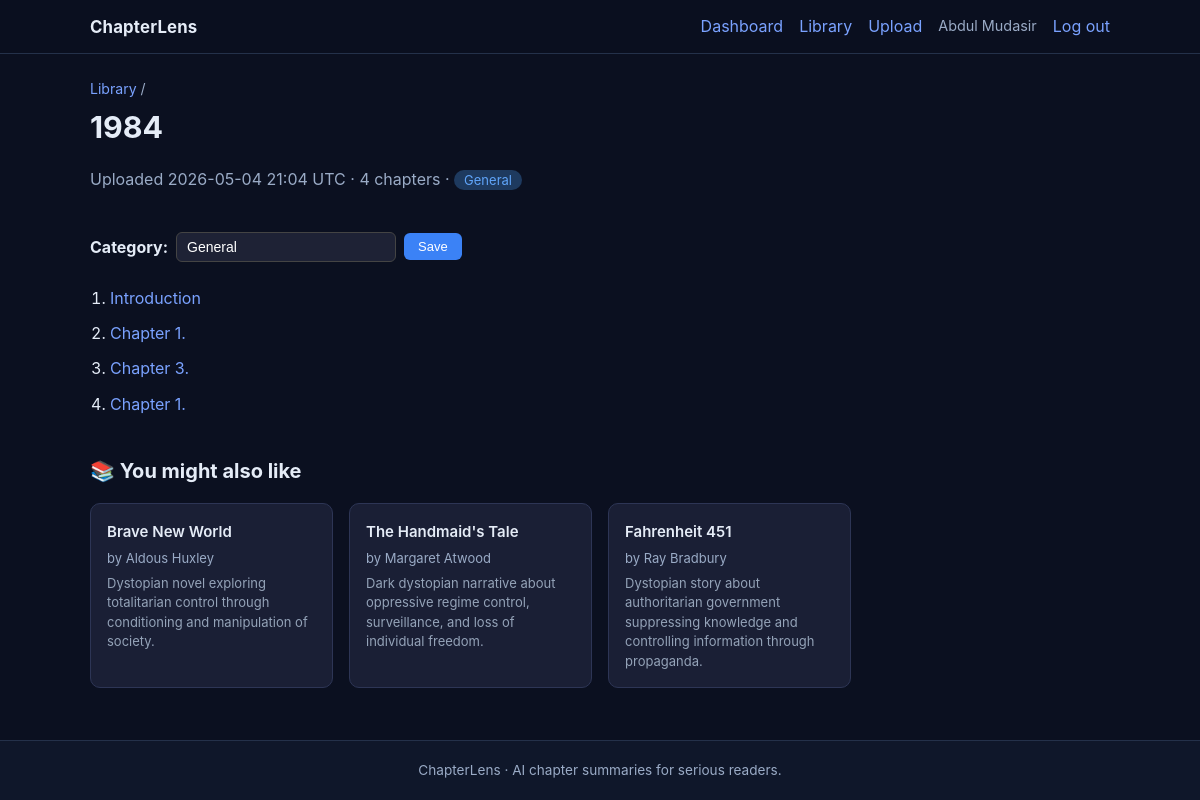
The app's page /book/1 (signed in) with its own data.
### app/models.py (models this page shows, shortened)
class User(UserMixin, db.Model):
    __tablename__ = "users"
    user_id       = db.Column(db.Integer, primary_key=True)
    name          = db.Column(db.String(120), nullable=False)
    email         = db.Column(db.String(255), unique=True, nullable=False, index=True)
    password_hash = db.Column(db.String(255), nullable=False)
    books           = db.relationship("Book",           backref="owner", lazy="dynamic", cascade="all, delete-orphan")
    highlights      = db.relationship("Highlight",      backref="user",  lazy="dynamic", cascade="all, delete-orphan")
    recommendations = db.relationship("Recommendation", backref="user",  lazy="dynamic", cascade="all, delete-orphan")

class Book(db.Model):
    __tablename__ = "books"
    book_id           = db.Column(db.Integer, primary_key=True)
    user_id           = db.Column(db.Integer, db.ForeignKey("users.user_id"), nullable=False, index=True)
    book_title        = db.Column(db.String(512), nullable=False)
    pdf_path          = db.Column(db.String(1024), nullable=False)
    upload_date       = db.Column(db.DateTime, default=datetime.utcnow, nullable=False)
    processing_status = db.Column(db.String(24), default="processing", nullable=False, index=True)
    processing_error  = db.Column(db.Text, nullable=True)
    processed_at      = db.Column(db.DateTime, nullable=True)
    chapters        = db.relationship("Chapter",        backref="book", lazy="dynamic", cascade="all, delete-orphan")
    category        = db.relationship("Category",       backref="book", uselist=False,  cascade="all, delete-orphan")
    recommendations = db.relationship("Recommendation", backref="book", lazy="dynamic", cascade="all, delete-orphan")

class Category(db.Model):
    __tablename__ = "categories"
    category_id   = db.Column(db.Integer, primary_key=True)
    book_id       = db.Column(db.Integer, db.ForeignKey("books.book_id"), nullable=False, index=True)
    category_name = db.Column(db.String(100), nullable=False)
    created_at    = db.Column(db.DateTime, default=datetime.utcnow, nullable=False)

class Chapter(db.Model):
    __tablename__ = "chapters"
    chapter_id    = db.Column(db.Integer, primary_key=True)
    book_id       = db.Column(db.Integer, db.ForeignKey("books.book_id"), nullable=False, index=True)
    chapter_title = db.Column(db.String(512), nullable=False)
    order_index   = db.Column(db.Integer, default=0, nullable=False)
    summary    = db.relationship("Summary",    backref="chapter", uselist=False, cascade="all, delete-orphan")
    vocabulary = db.relationship("Vocabulary", backref="chapter", lazy="dynamic", cascade="all, delete-orphan")

class Recommendation(db.Model):
    __tablename__ = "recommendations"
    recommendation_id = db.Column(db.Integer, primary_key=True)
    user_id           = db.Column(db.Integer, db.ForeignKey("users.user_id"), nullable=False, index=True)
    book_id           = db.Column(db.Integer, db.ForeignKey("books.book_id"), nullable=False, index=True)
    suggested_title   = db.Column(db.String(512), nullable=False)
    suggested_author  = db.Column(db.String(255), nullable=True)
    reason            = db.Column(db.Text, nullable=True)
    created_at        = db.Column(db.DateTime, default=datetime.utcnow, nullable=False)

### app/main.py (the view)
@bp.get("/book/<int:book_id>")
@login_required
def book(book_id: int):
    b = Book.query.filter_by(book_id=book_id, user_id=current_user.user_id).first()
    if not b:
        abort(404)
    if b.processing_status != "ready":
        return redirect(url_for("main.processing", book_id=b.book_id))
    chapters = b.chapters.order_by(Chapter.order_index, Chapter.chapter_id).all()
    recs = Recommendation.query.filter_by(book_id=book_id, user_id=current_user.user_id).all()
    return render_template("book.html", book=b, chapters=chapters, recommendations=recs)

### templates/book.html (shortened to what this page needs)
{% extends "base.html" %}
{% block body %}
<div class="page-head">
  <div>
    <p class="crumb"><a href="{{ url_for('main.library') }}">Library</a> /</p>
    <h1>{{ book.book_title }}</h1>
    <p class="muted">
      Uploaded {{ book.upload_date.strftime('%Y-%m-%d %H:%M') }} UTC · {{ chapters|length }} chapters
      {% if book.category %}
        · <span class="badge">{{ book.category.category_name }}</span>
      {% endif %}
    </p>
  </div>
</div>
<form method="POST" action="{{ url_for('main.update_category', book_id=book.book_id) }}" class="category-form">
  <label for="category_name"><strong>Category:</strong></label>
  <input type="text" id="category_name" name="category_name"
         value="{{ book.category.category_name if book.category else '' }}"
         placeholder="e.g. Business, Science, Fiction" maxlength="100" />
  <button type="submit" class="btn-small">Save</button>
</form>
<ol class="chapter-list">
  {% for ch in chapters %}
  <li>
    <a href="{{ url_for('main.chapter', book_id=book.book_id, chapter_id=ch.chapter_id) }}">
      {{ ch.chapter_title }}
    </a>
  </li>
  {% endfor %}
</ol>
{% if recommendations %}
<section class="recommendations">
  <h2>📚 You might also like</h2>
  <div class="rec-grid">
    {% for rec in recommendations %}
    <div class="rec-card">
      <div class="rec-title">{{ rec.suggested_title }}</div>
      {% if rec.suggested_author %}
        <div class="rec-author muted">by {{ rec.suggested_author }}</div>
      {% endif %}
      {% if rec.reason %}
        <div class="rec-reason small">{{ rec.reason }}</div>
      {% endif %}
    </div>
    {% endfor %}
  </div>
</section>
{% endif %}
{% endblock %}

### templates/base.html (shortened to what this page needs)
<!DOCTYPE html>
<html lang="en">
<head>
  <link rel="stylesheet" href="{{ url_for('static', filename='css/style.css') }}">
</head>
<body>
  <header class="site-header">
    <div class="inner">
      <a class="logo" href="{{ url_for('main.dashboard') if current_user.is_authenticated else url_for('main.index') }}">ChapterLens</a>
      <nav>
        {% if current_user.is_authenticated %}
        <a href="{{ url_for('main.dashboard') }}">Dashboard</a>
        <a href="{{ url_for('main.library') }}">Library</a>
        <a href="{{ url_for('main.upload') }}">Upload</a>
        <span class="user">{{ current_user.name }}</span>
        <a href="{{ url_for('auth.logout') }}">Log out</a>
        {% else %}
        <a href="{{ url_for('main.index') }}">Home</a>
        <a href="{{ url_for('auth.login') }}">Log in</a>
        <a class="btn-nav" href="{{ url_for('auth.register') }}">Get started</a>
        {% endif %}
      </nav>
    </div>
  </header>
  <main class="container">
    {% block body %}{% endblock %}
  </main>
  <footer class="site-footer">
    <p>ChapterLens · AI chapter summaries for serious readers.</p>
  </footer>
</body>
</html>

### static/css/style.css (style rules this page uses)
:root { --bg: #0b1020; --surface: #121a2f; --surface-2: #0f172a; --border: #24314a; --text: #e5ecf7; --muted: #9aabc6; --accent: #7aa2ff; --accent-dim: #3f6fe0; --success: #5ec58c; --error: #ea7f7f; --info: #f3cc68; font-family: Inter, "Segoe UI", system-ui, -apple-system, sans-serif; }
* { box-sizing: border-box; }
body { margin: 0; min-height: 100vh; background: var(--bg); color: var(--text); line-height: 1.55; display: flex; flex-direction: column; }
a { color: var(--accent); text-decoration: none; transition: color 0.2s ease; }
.site-header { position: sticky; top: 0; z-index: 4; backdrop-filter: blur(8px); background: rgba(11, 16, 32, 0.85); border-bottom: 1px solid var(--border); }
.site-header .inner, .container { max-width: 1060px; }
.site-header .inner { margin: 0 auto; padding: 0.85rem 1.25rem; display: flex; align-items: center; justify-content: space-between; gap: 1rem; flex-wrap: wrap; }
.logo { font-weight: 700; font-size: 1.05rem; letter-spacing: 0.01em; color: var(--text); }
.site-header nav { display: flex; align-items: center; gap: 1rem; flex-wrap: wrap; }
.site-header .user { color: var(--muted); font-size: 0.9rem; }
.container { flex: 1; margin: 0 auto; padding: 1.5rem 1.25rem 2.5rem; width: 100%; }
.site-footer { border-top: 1px solid var(--border); padding: 1.2rem; text-align: center; color: var(--muted); font-size: 0.85rem; background: var(--surface-2); }
.site-footer p { margin: 0; }
.muted { color: var(--muted); }
.page-head { display: flex; align-items: flex-start; justify-content: space-between; gap: 1rem; flex-wrap: wrap; margin-bottom: 1.5rem; }
.page-head h1 { margin: 0.25rem 0 0; font-size: 1.9rem; }
.crumb { margin: 0; font-size: 0.88rem; color: var(--muted); }
.chapter-list { padding-left: 1.25rem; margin: 0; }
.chapter-list li { margin-bottom: 0.65rem; }

### templates/book.html (style rules this page uses)
.category-form { display:flex; align-items:center; gap:8px; margin:12px 0 24px; flex-wrap:wrap; }
.category-form input { padding:6px 10px; border:1px solid #444; border-radius:6px; background:#1e2235; color:#fff; font-size:14px; width:220px; }
.btn-small { padding:6px 14px; background:#3b82f6; color:#fff; border:none; border-radius:6px; cursor:pointer; font-size:13px; }
.badge { background:#1e3a5f; color:#60a5fa; padding:2px 10px; border-radius:12px; font-size:13px; }
.recommendations { margin-top:40px; }
.recommendations h2 { margin-bottom:16px; font-size:20px; }
.rec-grid { display:grid; grid-template-columns:repeat(auto-fill,minmax(220px,1fr)); gap:16px; }
.rec-card { background:#1a1f35; border:1px solid #2d3555; border-radius:10px; padding:16px; }
.rec-title { font-weight:600; font-size:15px; margin-bottom:4px; }
.rec-author { font-size:13px; margin-bottom:6px; }
.rec-reason { color:#94a3b8; font-size:13px; line-height:1.5; }

### records on screen
User: name "Abdul Mudasir"
Book: book_title "1984", upload_date "2026-05-04 21:04"
Category: category.category_name "General", category_name "General"
Chapter: chapter_title "Introduction"
Chapter: chapter_title "Chapter 1."
Chapter: chapter_title "Chapter 3."
Chapter: chapter_title "Chapter 1."
Recommendation: suggested_title "Brave New World", suggested_author "Aldous Huxley", reason "Dystopian novel exploring totalitarian control through conditioning and manipulation of society."
Recommendation: suggested_title "The Handmaid's Tale", suggested_author "Margaret Atwood", reason "Dark dystopian narrative about oppressive regime control, surveillance, and loss of individual freedom."
Recommendation: suggested_title "Fahrenheit 451", suggested_author "Ray Bradbury", reason "Dystopian story about authoritarian government suppressing knowledge and controlling information through propaganda."

### other values on screen
{{ chapters|length }} "4"
